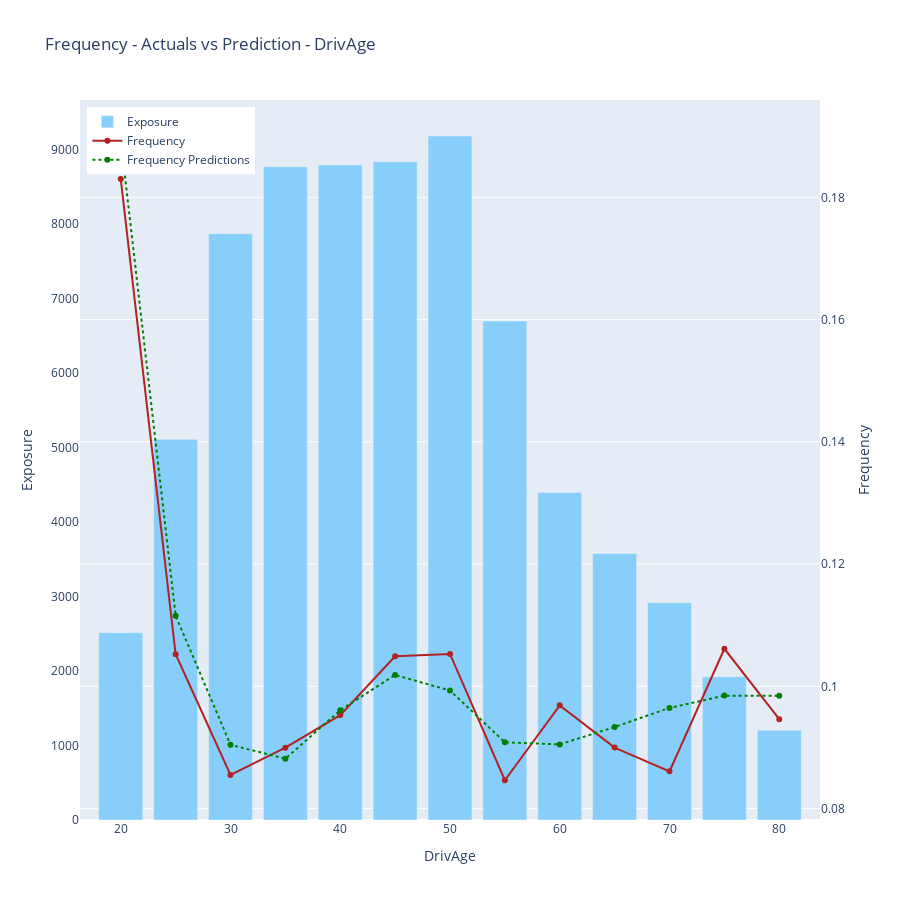

The notebook cell this image was saved under:
### Code cell
plot_aggregated_data(visual_data = aggregated_data, 
                        feature = feature, 
                        target = 'Frequency', 
                        prediction = 'FrequencyPrediction',
                        exposure = 'Exposure')

### Figure 1 — Plotly figure (JSON) as saved in the notebook; plotly's stock layout.template omitted (floating-point values rounded to 4 significant figures)
{"data": [{"marker": {"color": "lightskyblue"}, "name": "Exposure", "type": "bar", "x": [20.0, 25.0, 30.0, 35.0, 40.0, 45.0, 50.0, 55.0, 60.0, 65.0, 70.0, 75.0, 80.0], "y": [2514.0, 5111.0, 7872.0, 8771.0, 8794.0, 8836.0, 9183.0, 6699.0, 4397.0, 3579.0, 2916.0, 1922.0, 1205.0], "yaxis": "y"}, {"line": {"color": "firebrick"}, "mode": "lines+markers", "name": "Frequency", "type": "scatter", "x": [20.0, 25.0, 30.0, 35.0, 40.0, 45.0, 50.0, 55.0, 60.0, 65.0, 70.0, 75.0, 80.0], "y": [0.183, 0.1053, 0.0855, 0.08996, 0.09529, 0.1049, 0.1053, 0.08464, 0.09689, 0.08998, 0.08609, 0.1061, 0.09464], "yaxis": "y2"}, {"line": {"color": "green", "dash": "dot"}, "mode": "lines+markers", "name": "Frequency Predictions", "type": "scatter", "x": [20.0, 25.0, 30.0, 35.0, 40.0, 45.0, 50.0, 55.0, 60.0, 65.0, 70.0, 75.0, 80.0], "y": [0.1894, 0.1116, 0.09043, 0.08817, 0.09609, 0.1019, 0.09932, 0.09084, 0.0905, 0.09335, 0.09647, 0.09848, 0.09845], "yaxis": "y2"}], "layout": {"barmode": "group", "height": 900, "legend": {"x": 0.01, "y": 0.99}, "title": {"text": "Frequency - Actuals vs Prediction - DrivAge"}, "xaxis": {"title": {"text": "DrivAge"}}, "yaxis": {"showgrid": false, "side": "left", "title": {"text": "Exposure"}}, "yaxis2": {"overlaying": "y", "side": "right", "title": {"text": "Frequency"}}}}
